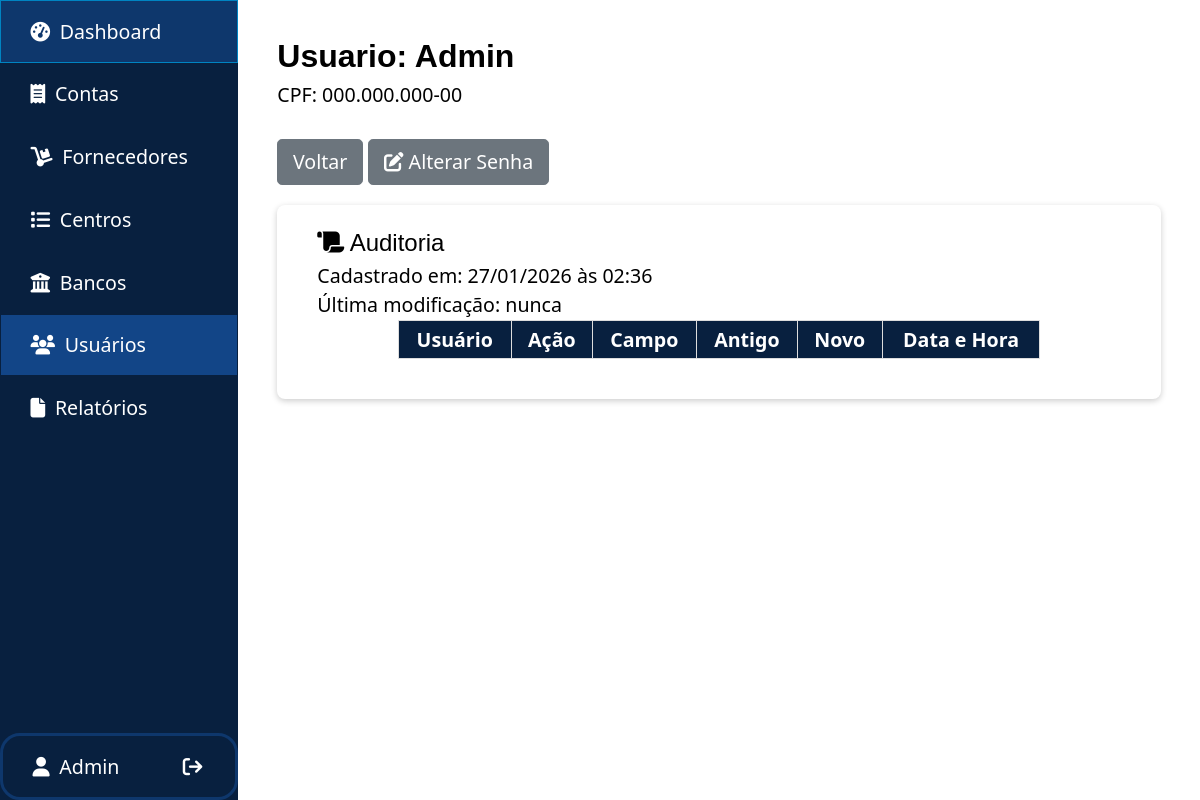
The page /usuarios/detalhar/1 (signed in) on the database its author committed.
### tables this page shows
CREATE TABLE usuario(
    id SMALLINT UNSIGNED AUTO_INCREMENT PRIMARY KEY,
    cpf VARCHAR(11) UNIQUE NOT NULL,
    nome VARCHAR(45) NOT NULL,
    senha VARCHAR(255) NOT NULL,
    data_criacao DATETIME NOT NULL DEFAULT NOW(),
    data_edicao DATETIME ON UPDATE NOW(),
    `enabled` TINYINT NOT NULL DEFAULT 1
);

### src/Controllers/Usuarios.php (called while the page is built, shortened)
<?php
class Usuarios
{
    private int $id;
    function __construct(string $view = 'index', string $param = '')
    {
        if (strlen($param) > 0) {
            $id = filter_var($param, FILTER_VALIDATE_INT);
            if ($id) {
                $this->id = $id;
            } else {
                $_SESSION['message'] = ['Usuario não encontrado', 'fail'];
                header('Location: ' . $_ENV['BASE_URL'] . '/usuarios');
                exit;
            }
        }
        $this->loadView($view);
    }
    private function loadView(string $view): void
    {
        if (isset($this->id)) {
            $usuario = Usuario::getById($this->id);
        }
        include 'templates/header.php';
        include "src/Views/usuarios/$view.php";
        include 'templates/footer.php';
    }
}

### loadController.php (called while the page is built, shortened)
<?php
$url = explode('/', rtrim(filter_input(INPUT_GET, 'url', FILTER_DEFAULT), '/'), 5);
$controller = str_replace(' ', '', ucwords(str_replace('-', ' ', strtolower(array_shift($url)))));
new ($c)(...$url);

### index.php (called while the page is built, shortened)
<?php
include "loadController.php";

### src/Models/Database.php (called while the page is built, shortened)
<?php
class Database
{
    private static ?PDO $conn = null;
    public static function getConnection(): PDO
    {
        if (self::$conn == null) {
            try {
                self::$conn = new PDO(
                    "mysql:dbname={$_ENV['DB_NAME']};host={$_ENV['HOST_NAME']};charset=utf8mb4",
                    $_ENV['DB_USERNAME'],
                    $_ENV['DB_PASSWORD'],
                    [PDO::ATTR_ERRMODE => PDO::ERRMODE_EXCEPTION]
                );
            } catch (PDOException $e) {
                Logger::error('Erro de banco de dados', ['PDOException' => $e->getMessage()]);
                $_SESSION['message'] = ['Houve um erro sério, favor contatar o desenvolvedor do sistema', 'fail'];
                exit;
            }
        }
        return self::$conn;
    }
    public static function getById(string $table, int $id): array|false
    {
        $stmt = self::getConnection()->query("SELECT * FROM $table WHERE id = $id");
        return $stmt->fetch(PDO::FETCH_ASSOC);
    }
}

### src/Models/Usuario.php (called while the page is built, shortened)
<?php
class Usuario
{
    public function __construct(
        private int $id,
        private string $cpf,
        private string $nome,
        private string $senha,
        private string $data_criacao,
        private string|null $data_edicao,
        private bool $enabled
    ) {
        $this->nome = htmlspecialchars($this->nome, ENT_QUOTES, 'UTF-8', false);
    }
    public function getId()
    {
        return $this->id;
    }
    public function getMaskedCpf(): string
    {
        return Cpf::maskCpf($this->cpf);
    }
    public function getNome()
    {
        return $this->nome;
    }
    public function getData_criacao()
    {
        return $this->data_criacao;
    }
    public function getData_edicao()
    {
        return $this->data_edicao;
    }
    public static function getById(int $id): Usuario
    {
        $usuario = Database::getById('usuario', $id);
        extract($usuario);
        return new Usuario($id, $cpf, $nome, $senha, $data_criacao, $data_edicao, $enabled);
    }
}

### src/Controllers/Services/Cpf.php (called while the page is built, shortened)
<?php
class Cpf
{
    public static function maskCpf(string $unmaskedCpf): string
    {
        $chunks = str_split($unmaskedCpf, 3);
        return $chunks[0] . '.' . $chunks[1] . '.' . $chunks[2] . '-' . $chunks[3];
    }
}

### src/Views/usuarios/detalhar.php (the view, shortened to what this page needs)
<?php
$data_criacao = DateTime::createFromFormat("Y-m-d H:i:s", $usuario->getData_criacao());
if ($usuario->getData_edicao() != null) {
    $data_edicao = DateTime::createFromFormat("Y-m-d H:i:s", $usuario->getData_edicao());
    $data_edicao = $data_edicao->format("d/m/Y \à\s H:i");
} else {
    $data_edicao = 'nunca';
}
?>
<h1>Usuario: <?= $usuario->getNome() ?></h1>
CPF: <?= $usuario->getMaskedCpf() ?> <br>
<br>
<?php if($_SESSION['usuario_id'] == 1): ?>
    <a class="btn btn-secondary" href="<?= $_ENV['BASE_URL'] ?>/usuarios">Voltar</a>
<?php endif; ?>
<?php if ($_SESSION['usuario_id'] == $usuario->getId() || $_SESSION['usuario_id'] == 1): ?>
    <a class="btn btn-secondary" href="<?= $_ENV['BASE_URL'] ?>/usuarios/alterar-senha/<?= $usuario->getId() ?>"><i class="fa-solid fa-pen-to-square"></i> Alterar Senha</a>
<?php endif; ?>
<?php include 'templates/auditoria.php'; ?>

### templates/header.php (shortened to what this page needs)
<!DOCTYPE html>
<html lang="pt-br">
<head>
    <link rel="stylesheet" href="<?= $_ENV['BASE_URL'] ?>/public/css/reset.css">
    <link rel="stylesheet" href="<?= $_ENV['BASE_URL'] ?>/public/css/style.css">
    <link rel="stylesheet" href="<?= $_ENV['BASE_URL'] ?>/public/css/bsbuttons.css">
    <link rel="stylesheet" href="https://cdnjs.cloudflare.com/ajax/libs/font-awesome/6.4.0/css/all.min.css">
    <link href="https://cdn.jsdelivr.net/npm/select2@4.1.0-rc.0/dist/css/select2.min.css" rel="stylesheet" />
</head>
<body>
    <div id="main-layout">
        <div id="sidebar">
            <?php
            $controller = explode('/', $_SERVER['QUERY_STRING'])[0];
            $controller = str_replace('url=', '', $controller);
            $menuItems = [
                'dashboard' => ['icon' => 'fas fa-tachometer-alt', 'label' => 'Dashboard'],
                'contas' => ['icon' => 'fa-solid fa-receipt', 'label' => 'Contas'],
                'fornecedores' => ['icon' => 'fa-solid fa-dolly', 'label' => 'Fornecedores'],
                'centros-de-custo' => ['icon' => 'fa-solid fa-list', 'label' => 'Centros']
            ];
            if ($_SESSION['usuario_id'] == 1) {
                $menuItems['bancos'] = ['icon' => 'fa-solid fa-building-columns', 'label' => 'Bancos'];
                $menuItems['usuarios'] = ['icon' => 'fa-solid fa-users', 'label' => 'Usuários'];
                $menuItems['relatorios'] = ['icon' => 'fa-solid fa-file', 'label' => 'Relatórios'];
            }
            foreach ($menuItems as $item => $info) {
                $selected = $controller == $item ? "style='background-color: hsl(214, 77%, 30%)'" : '';
                echo "<a href='" . $_ENV['BASE_URL'] . "/$item' $selected><i class='{$info['icon']}'></i><span class='link-text'>{$info['label']}</span></a>";
            }
            ?>
            <div id="sidebar-actions">
                <a id="user" href="<?= $_ENV['BASE_URL'] ?>/usuarios/detalhar/<?= $_SESSION['usuario_id'] ?>"><i class="fa-solid fa-user"></i><?= $_SESSION['usuario_nome'] ?></a>
                <a id="logout" href="<?= $_ENV['BASE_URL'] ?>/login/sair"><i class="fa-solid fa-arrow-right-from-bracket"></i></a>
            </div>
        </div>
        <div id="content">

### templates/auditoria.php (shortened to what this page needs)
<div class="section">
    <h2><i class="fa-solid fa-scroll"></i> Auditoria</h2>
    <?php
    echo "Cadastrado em: " . $data_criacao->format("d/m/Y \à\s H:i");
    if (isset($data_edicao)) {
        echo "<br>Última modificação: $data_edicao";
    }
    ?>
    <div class="table-section">
        <table id="audit-table" class="non-clickable-table">
            <tr>
                <th>Usuário</th>
                <th>Ação</th>
                <th>Campo</th>
                <th>Antigo</th>
                <th>Novo</th>
                <th>Data e Hora</th>
            </tr>
        </table>
    </div>
</div>

### templates/footer.php (shortened to what this page needs)
        </div>
    </div>
</body>
</html>

### public/css/style.css (style rules this page uses)
:root { --clr-dark-blue: hsl(214, 77%, 14%); --clr-blue-hover: hsl(214, 77%, 24%); --clr-white: #ffffff; font-size: clamp(16px, 1rem + 0.3vw, 24px); width: 100%; overflow-x: hidden; }
body { font-family: system-ui, -apple-system, BlinkMacSystemFont, "Segoe UI", Roboto, Oxygen, Ubuntu, Cantarell, "Open Sans", "Helvetica Neue", sans-serif; margin: 0; padding: 0; line-height: 1.5; overflow-x: hidden; }
table { margin: auto; width: 80%; }
table, th, td { border: 1px solid #ddd; padding: 0.2rem 0.6rem; text-align: center; }
th { font-weight: 600; background-color: var(--clr-dark-blue); color: var(--clr-white); }
h1 { margin-top: 1em; font-family: Arial, Helvetica, sans-serif; font-size: 32px; font-weight: 600; }
h2 { font-family: Arial, Helvetica, sans-serif; font-size: 24px; font-weight: 500; }
.section { background: white; padding: 40px; padding-top: 20px; margin-top: 20px; border-radius: 8px; box-shadow: 0 2px 6px rgba(0, 0, 0, 0.2); align-content: center; }
.table-section { overflow-x: auto; }
#main-layout { display: flex; min-height: 100vh; height: 100vh; }
#sidebar { display: flex; flex-direction: column; position: sticky; top: 0; background-color: var(--clr-dark-blue); width: 16.5rem; flex-shrink: 1; height: 100vh; transition: width 0.3s ease-in-out; color: var(--clr-white); z-index: 1000; }
#sidebar a { text-decoration: none; display: flex; align-items: center; padding: 0.8em 1.5rem; color: inherit; gap: 0.5rem; border: 1px solid var(--clr-dark-blue); }
#sidebar-actions { margin-top: auto; border: 3px solid var(--clr-blue-hover); border-radius: 20px; display: flex; }
#sidebar-actions a { border: 0; }
#user { width: 80%; }
#logout { width: 20%; }
#content { width: 100%; padding: 0 2rem; overflow-y: auto; height: 100vh; }

### public/css/bsbuttons.css (style rules this page uses)
.btn { display: inline-block; font-weight: 400; line-height: 1.5; color: #212529; text-align: center; text-decoration: none; vertical-align: middle; cursor: pointer; user-select: none; background-color: transparent; border: 1px solid transparent; padding: 0.375rem 0.75rem; font-size: 1rem; border-radius: 0.25rem; transition: color 0.15s ease-in-out, background-color 0.15s ease-in-out, border-color 0.15s ease-in-out, box-shadow 0.15s ease-in-out; }
.btn-secondary { color: #fff; background-color: #6c757d; border-color: #6c757d; }

### rows shown on the page
usuario: nome "Admin", cpf "000.000.000-00", data_criacao "27/01/2026 às 02:36", data_edicao "nunca"

### other values the page prints
$info['label'] "Dashboard"
$info['label'] "Contas"
$info['label'] "Fornecedores"
$info['label'] "Centros"
$info['label'] "Bancos"
$info['label'] "Usuários"
$info['label'] "Relatórios"
$_SESSION['usuario_nome'] "Admin"
